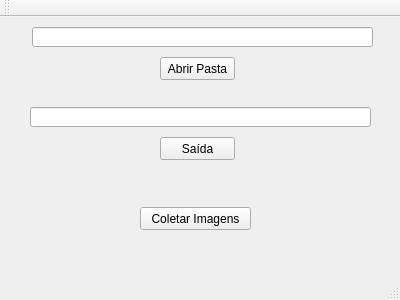
<?xml version="1.0" encoding="UTF-8"?>
<ui version="4.0">
 <class>MainWindow</class>
 <widget class="QMainWindow" name="MainWindow">
  <property name="geometry">
   <rect>
    <x>0</x>
    <y>0</y>
    <width>400</width>
    <height>300</height>
   </rect>
  </property>
  <property name="windowTitle">
   <string>MainWindow</string>
  </property>
  <widget class="QWidget" name="centralWidget">
   <widget class="QPushButton" name="pushButton">
    <property name="geometry">
     <rect>
      <x>160</x>
      <y>40</y>
      <width>75</width>
      <height>23</height>
     </rect>
    </property>
    <property name="text">
     <string>Abrir Pasta</string>
    </property>
   </widget>
   <widget class="QPushButton" name="pushButton_2">
    <property name="geometry">
     <rect>
      <x>160</x>
      <y>120</y>
      <width>75</width>
      <height>23</height>
     </rect>
    </property>
    <property name="text">
     <string>Saída</string>
    </property>
   </widget>
   <widget class="QPushButton" name="pushButton_3">
    <property name="geometry">
     <rect>
      <x>140</x>
      <y>190</y>
      <width>111</width>
      <height>23</height>
     </rect>
    </property>
    <property name="text">
     <string>Coletar Imagens</string>
    </property>
   </widget>
   <widget class="QLineEdit" name="lineEdit">
    <property name="geometry">
     <rect>
      <x>32</x>
      <y>10</y>
      <width>341</width>
      <height>20</height>
     </rect>
    </property>
   </widget>
   <widget class="QLineEdit" name="lineOut">
    <property name="geometry">
     <rect>
      <x>30</x>
      <y>90</y>
      <width>341</width>
      <height>20</height>
     </rect>
    </property>
   </widget>
  </widget>
  <widget class="QMenuBar" name="menuBar">
   <property name="geometry">
    <rect>
     <x>0</x>
     <y>0</y>
     <width>400</width>
     <height>21</height>
    </rect>
   </property>
  </widget>
  <widget class="QToolBar" name="mainToolBar">
   <attribute name="toolBarArea">
    <enum>TopToolBarArea</enum>
   </attribute>
   <attribute name="toolBarBreak">
    <bool>false</bool>
   </attribute>
  </widget>
  <widget class="QStatusBar" name="statusBar"/>
 </widget>
 <layoutdefault spacing="6" margin="11"/>
 <resources/>
 <connections>
  <connection>
   <sender>pushButton</sender>
   <signal>clicked()</signal>
   <receiver>MainWindow</receiver>
   <slot>handleButton()</slot>
   <hints>
    <hint type="sourcelabel">
     <x>197</x>
     <y>74</y>
    </hint>
    <hint type="destinationlabel">
     <x>326</x>
     <y>114</y>
    </hint>
   </hints>
  </connection>
  <connection>
   <sender>pushButton_2</sender>
   <signal>clicked()</signal>
   <receiver>MainWindow</receiver>
   <slot>handleOutput()</slot>
   <hints>
    <hint type="sourcelabel">
     <x>204</x>
     <y>136</y>
    </hint>
    <hint type="destinationlabel">
     <x>274</x>
     <y>182</y>
    </hint>
   </hints>
  </connection>
  <connection>
   <sender>pushButton_3</sender>
   <signal>clicked()</signal>
   <receiver>MainWindow</receiver>
   <slot>handleButtonGenerate()</slot>
   <hints>
    <hint type="sourcelabel">
     <x>213</x>
     <y>234</y>
    </hint>
    <hint type="destinationlabel">
     <x>288</x>
     <y>267</y>
    </hint>
   </hints>
  </connection>
 </connections>
 <slots>
  <slot>handleButton()</slot>
  <slot>handleOutput()</slot>
  <slot>handleButtonGenerate()</slot>
  <slot>mostrarPath()</slot>
 </slots>
</ui>
